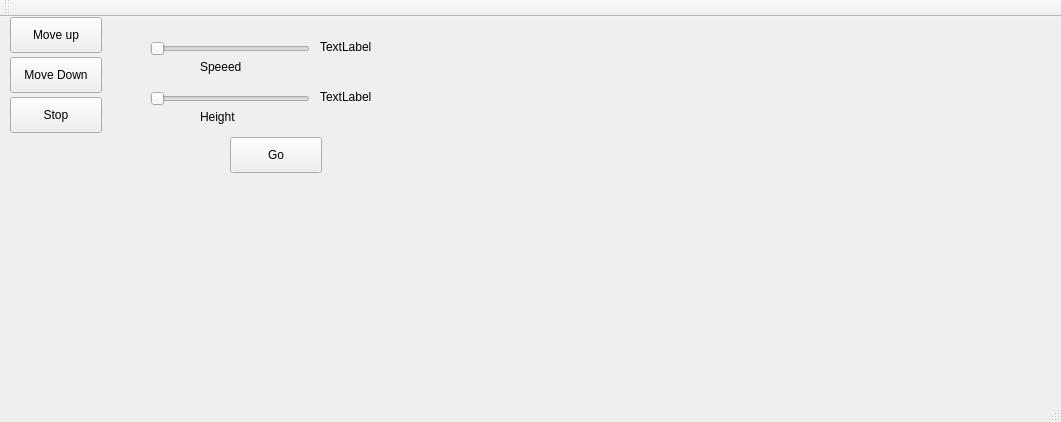
<?xml version="1.0" encoding="UTF-8"?>
<ui version="4.0">
 <class>MainWindow</class>
 <widget class="QMainWindow" name="MainWindow">
  <property name="geometry">
   <rect>
    <x>0</x>
    <y>0</y>
    <width>1061</width>
    <height>422</height>
   </rect>
  </property>
  <property name="windowTitle">
   <string>MainWindow</string>
  </property>
  <widget class="QWidget" name="centralWidget">
   <widget class="QPushButton" name="up">
    <property name="geometry">
     <rect>
      <x>10</x>
      <y>0</y>
      <width>92</width>
      <height>36</height>
     </rect>
    </property>
    <property name="text">
     <string>Move up</string>
    </property>
   </widget>
   <widget class="QLabel" name="status">
    <property name="geometry">
     <rect>
      <x>450</x>
      <y>330</y>
      <width>241</width>
      <height>20</height>
     </rect>
    </property>
    <property name="text">
     <string/>
    </property>
   </widget>
   <widget class="QPushButton" name="down">
    <property name="geometry">
     <rect>
      <x>10</x>
      <y>40</y>
      <width>92</width>
      <height>36</height>
     </rect>
    </property>
    <property name="text">
     <string>Move Down</string>
    </property>
   </widget>
   <widget class="QPushButton" name="stop">
    <property name="geometry">
     <rect>
      <x>10</x>
      <y>80</y>
      <width>92</width>
      <height>36</height>
     </rect>
    </property>
    <property name="text">
     <string>Stop</string>
    </property>
   </widget>
   <widget class="QSlider" name="speed">
    <property name="geometry">
     <rect>
      <x>150</x>
      <y>20</y>
      <width>160</width>
      <height>24</height>
     </rect>
    </property>
    <property name="orientation">
     <enum>Qt::Horizontal</enum>
    </property>
   </widget>
   <widget class="QSlider" name="height">
    <property name="geometry">
     <rect>
      <x>150</x>
      <y>70</y>
      <width>160</width>
      <height>24</height>
     </rect>
    </property>
    <property name="orientation">
     <enum>Qt::Horizontal</enum>
    </property>
   </widget>
   <widget class="QLabel" name="label_2">
    <property name="geometry">
     <rect>
      <x>200</x>
      <y>40</y>
      <width>63</width>
      <height>20</height>
     </rect>
    </property>
    <property name="text">
     <string>Speeed</string>
    </property>
   </widget>
   <widget class="QLabel" name="label_3">
    <property name="geometry">
     <rect>
      <x>200</x>
      <y>90</y>
      <width>63</width>
      <height>20</height>
     </rect>
    </property>
    <property name="text">
     <string>Height</string>
    </property>
   </widget>
   <widget class="QLabel" name="currentSpeed">
    <property name="geometry">
     <rect>
      <x>320</x>
      <y>20</y>
      <width>63</width>
      <height>20</height>
     </rect>
    </property>
    <property name="text">
     <string>TextLabel</string>
    </property>
   </widget>
   <widget class="QLabel" name="currentHeight">
    <property name="geometry">
     <rect>
      <x>320</x>
      <y>70</y>
      <width>63</width>
      <height>20</height>
     </rect>
    </property>
    <property name="text">
     <string>TextLabel</string>
    </property>
   </widget>
   <widget class="QPushButton" name="go">
    <property name="geometry">
     <rect>
      <x>230</x>
      <y>120</y>
      <width>92</width>
      <height>36</height>
     </rect>
    </property>
    <property name="text">
     <string>Go</string>
    </property>
   </widget>
  </widget>
  <widget class="QMenuBar" name="menuBar">
   <property name="geometry">
    <rect>
     <x>0</x>
     <y>0</y>
     <width>1061</width>
     <height>28</height>
    </rect>
   </property>
  </widget>
  <widget class="QToolBar" name="mainToolBar">
   <attribute name="toolBarArea">
    <enum>TopToolBarArea</enum>
   </attribute>
   <attribute name="toolBarBreak">
    <bool>false</bool>
   </attribute>
  </widget>
  <widget class="QStatusBar" name="statusBar"/>
 </widget>
 <layoutdefault spacing="6" margin="11"/>
 <resources/>
 <connections/>
</ui>
